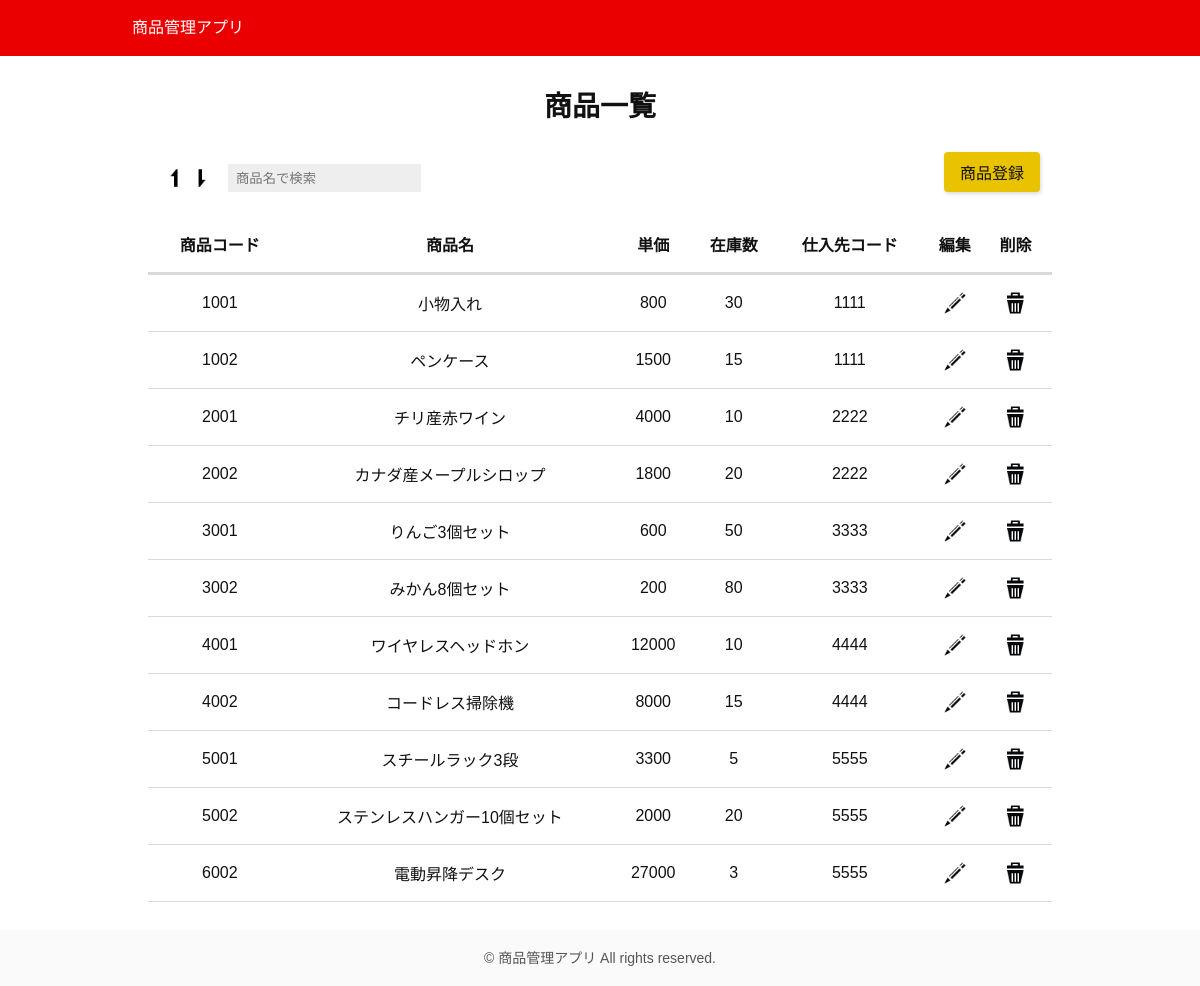
The app's page /read.php with its own data.
### tables this page shows
CREATE TABLE `products` (
  `id` int(11) NOT NULL,
  `product_code` int(11) NOT NULL,
  `product_name` varchar(50) NOT NULL,
  `price` int(11) NOT NULL,
  `stock_quantity` int(11) NOT NULL,
  `vendor_code` int(11) NOT NULL,
  `updated_at` datetime NOT NULL DEFAULT current_timestamp() ON UPDATE current_timestamp()
);

### read.php (the view, shortened to what this page needs)
<?php
$dsn = 'mysql:dbname=heroku_75814d82bc1c32f;host=us-cdbr-east-06.cleardb.net;charset=utf8mb4';
$user = 'b1510a63bbc774';
$password = 'd6d23bf7';
try {
    $pdo = new PDO($dsn, $user, $password);
    if (isset($_GET['order'])) {
        $order = $_GET['order'];
    } else {
        $order = NULL;
    }
    if (isset($_GET['keyword'])) {
        $keyword = $_GET['keyword'];
    } else {
        $keyword = NULL;
    }
    if ($order === 'desc') {
        $sql_select = 'SELECT * FROM products WHERE product_name LIKE :keyword ORDER BY updated_at DESC';
    } else {
        $sql_select = 'SELECT * FROM products WHERE product_name LIKE :keyword ORDER BY updated_at ASC';
    }
    $stmt_select = $pdo->prepare($sql_select);
    $partial_match = "%{$keyword}%";
    $stmt_select->bindValue(':keyword', $partial_match, PDO::PARAM_STR);
    $stmt_select->execute();
    $products = $stmt_select->fetchALL(PDO::FETCH_ASSOC);
} catch (PDOException $e) {
    exit($e->getMessage());
}
?>
<!DOCTYPE html>
<html lang="ja">
<head>
    <link rel="stylesheet" href="css/style.css">
</head>
<body>
    <header>
        <nav>
            <a href="index.php">商品管理アプリ</a>
        </nav>
    </header>
    <main>
        <article class="products">
            <h1>商品一覧</h1>
            <div class="products-ui">
                <div>
                    <a href="read.php?order=desc&keyword=<?= $keyword ?>">
                        <img src="images/desc.png" alt="降順に並び替え"　class="sort-img">
                    </a>
                    <a href="read.php?order=asc&keyword=<?= $keyword ?>">
                        <img src="images/asc.png" alt="昇順に並び替え"　class="sort-img">
                    </a>
                    <form action="read.php" method="get" class="search-form">
                        <input type="text" class="search-box" placeholder="商品名で検索" name="keyword" value="<?= $keyword?>">
                    </form>
                </div>
                <a href="create.php" class="btn">商品登録</a>
            </div>
            <table class="products-table">
                <tr>
                    <th>商品コード</th>
                    <th>商品名</th>
                    <th>単価</th>
                    <th>在庫数</th>
                    <th>仕入先コード</th>
                    <th>編集</th>
                    <th>削除</th>
                </tr>
                <?php
                foreach ($products as $product) {
                    $table_row = "
                    <tr>
                    <td>{$product['product_code']}</td>
                    <td>{$product['product_name']}</td>
                    <td>{$product['price']}</td>
                    <td>{$product['stock_quantity']}</td>
                    <td>{$product['vendor_code']}</td>
                    <td><a href='update.php?id={$product['id']}'><img src='images/edit.png' alt='編集' class='edit-icon'></a></td>
                    <td><a href='delete.php?id={$product['id']}'><img src='images/delete.png' alt='削除' class='delete-icon'></a></td>
                    </tr>
                    ";
                    echo $table_row;
                }
                ?>
            </table>
        </article>
    </main>
    <footer>
        <p class="copyright">&copy; 商品管理アプリ All rights reserved.</p>
    </footer>
</body>
</html>

### css/style.css (style rules this page uses)
body { margin: 0; font-family: "Noto Sans JP", sans-serif; color: #111; }
header { height: 3.5rem; background-color: #ea0000; }
nav { max-width: 960px; margin: 0 auto; line-height: 3.5rem; }
a { transition: 0.3s; }
nav a { margin-left: 0.75rem; color: #fff; text-decoration: none; }
main { max-width: 960px; margin: 0 auto; text-align: center; }
.btn { display: inline-block; padding: 0.5rem 1rem; color: #111; text-decoration: none; background-color: #eac300; border-radius: 4px; box-shadow: 1px 2px 4px rgb(0 0 0 / 15%); }
footer { height: 3.5rem; background-color: #fafafa; }
.copyright { margin: 0; font-size: 0.875rem; line-height: 3.5rem; color: #555; text-align: center; }
.products { box-sizing: border-box; min-height: calc(100vh - 7rem); padding: 1.75rem; }
.products h1 { margin: 0 0 1.75rem; font-size: 1.75rem; }
.products-ui { display: flex; align-items: flex-end; justify-content: space-between; padding: 0 0.75rem; margin-bottom: 1.5rem; }
.products-ui div { display: flex; align-items: flex-end; }
a img { height: 1.75rem; vertical-align: top; }
.search-form { margin-left: 0.75rem; }
.search-box { box-sizing: border-box; max-width: 300px; height: 1.75rem; padding: 0.25rem 0.5rem; background: #eee; border: none; outline: 0; }
.products-table { width: 100%; margin: 0 auto; word-break: break-all; border-collapse: collapse; }
.products-table tr { border-bottom: solid 1px #d9d9d9; }
.products-table tr:first-child { border-bottom: solid 3px #d9d9d9; }
.products-table th, .products-table td { padding: 1rem 0.75rem 1rem 0; text-align: center; }
.products-table th:first-child, .products-table td:first-child { padding: 1rem 0.75rem; text-align: center; }
.edit-icon, .delete-icon { height: 1.5rem; vertical-align: top; }

### records on screen
products: product_code "1001", product_name "小物入れ", price "800", stock_quantity "30", vendor_code "1111"
products: product_code "1002", product_name "ペンケース", price "1500", stock_quantity "15", vendor_code "1111"
products: product_code "2001", product_name "チリ産赤ワイン", price "4000", stock_quantity "10", vendor_code "2222"
products: product_code "2002", product_name "カナダ産メープルシロップ", price "1800", stock_quantity "20", vendor_code "2222"
products: product_code "3001", product_name "りんご3個セット", price "600", stock_quantity "50", vendor_code "3333"
products: product_code "3002", product_name "みかん8個セット", price "200", stock_quantity "80", vendor_code "3333"
products: product_code "4001", product_name "ワイヤレスヘッドホン", price "12000", stock_quantity "10", vendor_code "4444"
products: product_code "4002", product_name "コードレス掃除機", price "8000", stock_quantity "15", vendor_code "4444"
products: product_code "5001", product_name "スチールラック3段", price "3300", stock_quantity "5", vendor_code "5555"
products: product_code "5002", product_name "ステンレスハンガー10個セット", price "2000", stock_quantity "20", vendor_code "5555"
products: product_code "6002", product_name "電動昇降デスク", price "27000", stock_quantity "3", vendor_code "5555"
